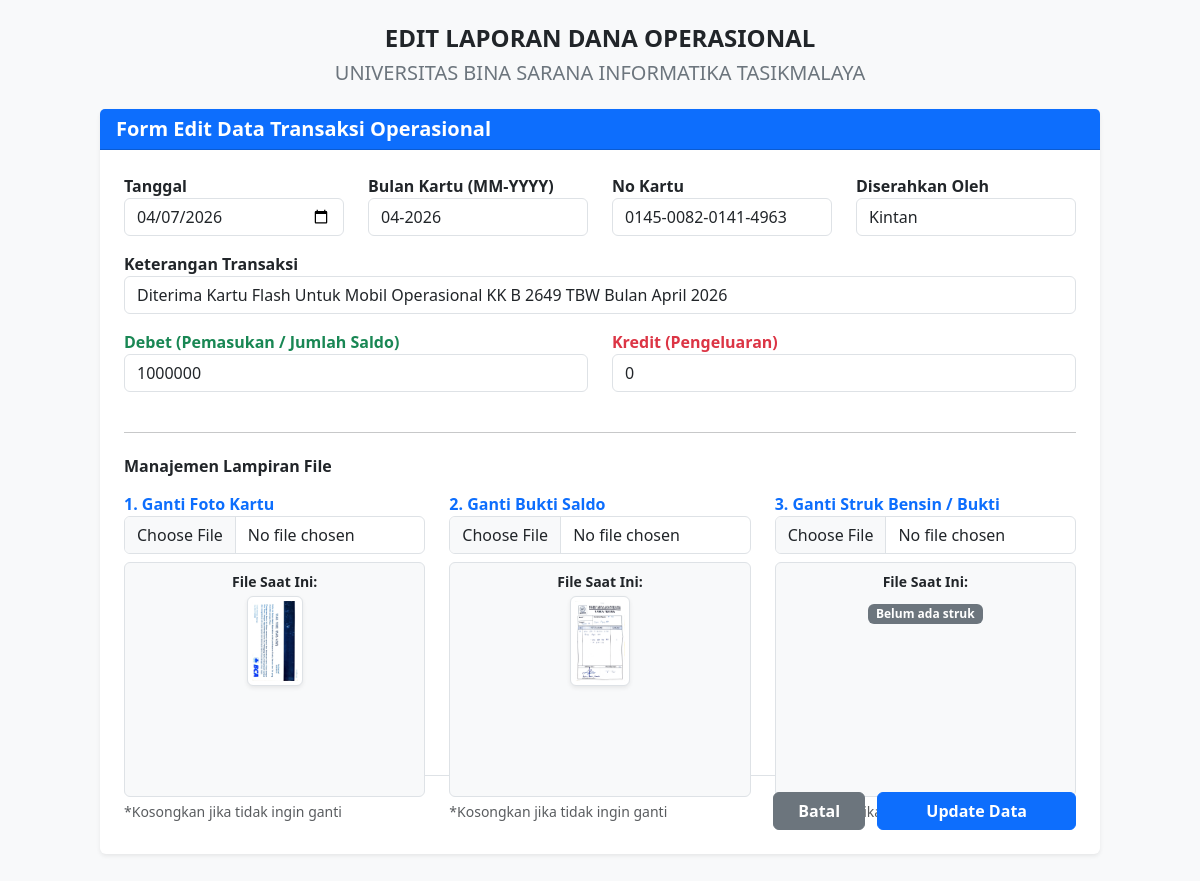
The page /edit.php?id=1 on the database its author committed.
### tables this page shows
CREATE TABLE `laporan` (
  `id` int NOT NULL,
  `tanggal` date NOT NULL,
  `bulan_pengiriman` varchar(20) DEFAULT NULL,
  `no_kartu` varchar(50) DEFAULT NULL,
  `keterangan` text NOT NULL,
  `jumlah_saldo` int DEFAULT '0',
  `debet` int DEFAULT '0',
  `kredit` int DEFAULT '0',
  `saldo` int DEFAULT '0',
  `diserahkan_oleh` varchar(100) DEFAULT NULL,
  `foto_kartu` varchar(255) DEFAULT NULL,
  `foto_saldo` varchar(255) DEFAULT NULL,
  `gambar` varchar(255) DEFAULT NULL
);

### edit.php (the view, shortened to what this page needs)
<?php
include 'koneksi.php';
$id = $_GET['id'];
$query = mysqli_query($conn, "SELECT * FROM laporan WHERE id='$id'");
$data = mysqli_fetch_assoc($query);
?>
<!DOCTYPE html>
<html lang="id">
<head>
    <link href="https://cdn.jsdelivr.net/npm/bootstrap@5.3.0/dist/css/bootstrap.min.css" rel="stylesheet">
</head>
<body class="bg-light">
<div class="container-fluid mt-4 mb-5 px-4">
    <div class="text-center mb-4">
        <h4 class="fw-bold">EDIT LAPORAN DANA OPERASIONAL</h4>
        <h5 class="text-secondary">UNIVERSITAS BINA SARANA INFORMATIKA TASIKMALAYA</h5>
    </div>
    <div class="card shadow-sm mx-auto border-0" style="max-width: 1000px;">
        <div class="card-header bg-primary text-white">
            <h5 class="mb-0 fw-bold">Form Edit Data Transaksi Operasional</h5>
        </div>
        <div class="card-body p-4">
            <form action="update.php" method="POST" enctype="multipart/form-data">
                <div class="row">
                    <div class="col-md-3 mb-3">
                        <label class="fw-bold">Tanggal</label>
                        <input type="date" name="tanggal" value="<?= $data['tanggal']; ?>" class="form-control" required>
                    </div>
                    <div class="col-md-3 mb-3">
                        <label class="fw-bold">Bulan Kartu (MM-YYYY)</label>
                        <input type="text" name="bulan_pengiriman" value="<?= htmlspecialchars($data['bulan_pengiriman']); ?>" class="form-control">
                    </div>
                    <div class="col-md-3 mb-3">
                        <label class="fw-bold">No Kartu</label>
                        <input type="text" name="no_kartu" value="<?= htmlspecialchars($data['no_kartu']); ?>" class="form-control">
                    </div>
                    <div class="col-md-3 mb-3">
                        <label class="fw-bold">Diserahkan Oleh</label>
                        <input type="text" name="diserahkan_oleh" value="<?= htmlspecialchars($data['diserahkan_oleh']); ?>" class="form-control">
                    </div>
                    <div class="col-md-12 mb-3">
                        <label class="fw-bold">Keterangan Transaksi</label>
                        <input type="text" name="keterangan" value="<?= htmlspecialchars($data['keterangan']); ?>" class="form-control" required>
                    </div>
                    <div class="col-md-6 mb-3">
                        <label class="fw-bold text-success">Debet (Pemasukan / Jumlah Saldo)</label>
                        <input type="number" name="debet" value="<?= $data['debet']; ?>" class="form-control">
                    </div>
                    <div class="col-md-6 mb-3">
                        <label class="fw-bold text-danger">Kredit (Pengeluaran)</label>
                        <input type="number" name="kredit" value="<?= $data['kredit']; ?>" class="form-control">
                    </div>
                    <div class="col-md-12"><hr class="my-4"></div>
                    <h6 class="fw-bold mb-3">Manajemen Lampiran File</h6>
                    <div class="col-md-4 mb-4">
                        <label class="fw-bold text-primary">1. Ganti Foto Kartu</label>
                        <input type="file" name="foto_kartu" class="form-control mb-2" accept="image/*">
                        <div class="p-2 border rounded bg-light text-center h-100" style="min-height: 140px;">
                            <p class="mb-1 small fw-bold">File Saat Ini:</p>
                            <?php if(!empty($data['foto_kartu'])): ?>
                                <img src="uploads/<?= $data['foto_kartu']; ?>" alt="Foto Kartu" class="img-thumbnail shadow-sm" style="height: 90px; object-fit: contain;">
                            <?php else: ?>
                                <span class="badge bg-secondary mt-2">Belum ada foto</span>
                            <?php endif; ?>
                        </div>
                        <small class="text-muted d-block mt-1">*Kosongkan jika tidak ingin ganti</small>
                    </div>
                    <div class="col-md-4 mb-4">
                        <label class="fw-bold text-primary">2. Ganti Bukti Saldo</label>
                        <input type="file" name="foto_saldo" class="form-control mb-2" accept="image/*">
                        <div class="p-2 border rounded bg-light text-center h-100" style="min-height: 140px;">
                            <p class="mb-1 small fw-bold">File Saat Ini:</p>
                            <?php if(!empty($data['foto_saldo'])): ?>
                                <img src="uploads/<?= $data['foto_saldo']; ?>" alt="Bukti Saldo" class="img-thumbnail shadow-sm" style="height: 90px; object-fit: contain;">
                            <?php else: ?>
                                <span class="badge bg-secondary mt-2">Belum ada bukti saldo</span>
                            <?php endif; ?>
                        </div>
                        <small class="text-muted d-block mt-1">*Kosongkan jika tidak ingin ganti</small>
                    </div>
                    <div class="col-md-4 mb-4">
                        <label class="fw-bold text-primary">3. Ganti Struk Bensin / Bukti</label>
                        <input type="file" name="gambar" class="form-control mb-2" accept="image/*">
                        <div class="p-2 border rounded bg-light text-center h-100" style="min-height: 140px;">
                            <p class="mb-1 small fw-bold">File Saat Ini:</p>
                            <?php if(!empty($data['gambar'])): ?>
                                <img src="uploads/<?= $data['gambar']; ?>" alt="Struk Bensin" class="img-thumbnail shadow-sm" style="height: 90px; object-fit: contain;">
                            <?php else: ?>
                                <span class="badge bg-secondary mt-2">Belum ada struk</span>
                            <?php endif; ?>
                        </div>
                        <small class="text-muted d-block mt-1">*Kosongkan jika tidak ingin ganti</small>
                    </div>
                </div>
                <div class="mt-4 pt-3 border-top text-end">
                    <a href="index.php" class="btn btn-secondary px-4 fw-bold me-2">Batal</a>
                    <button type="submit" class="btn btn-primary px-5 fw-bold">Update Data</button>
                </div>
            </form>
        </div>
    </div>
</div>
</body>
</html>

### rows shown on the page
laporan: tanggal "04/07/2026", bulan_pengiriman "04-2026", no_kartu "0145-0082-0141-4963", diserahkan_oleh "Kintan", keterangan "Diterima Kartu Flash Untuk Mobil Operasional KK B 2649 TBW Bulan April 2026", debet "1000000", kredit "0", foto_kartu (picture), foto_saldo (picture)
